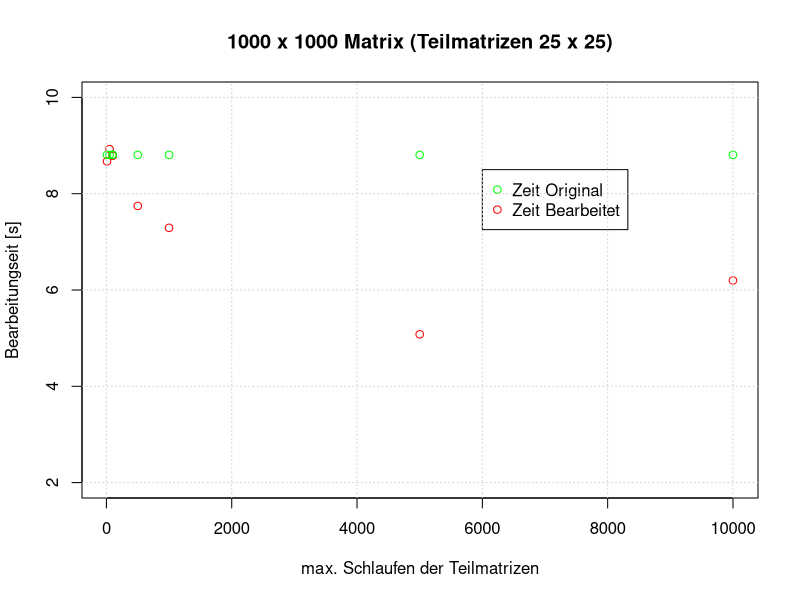
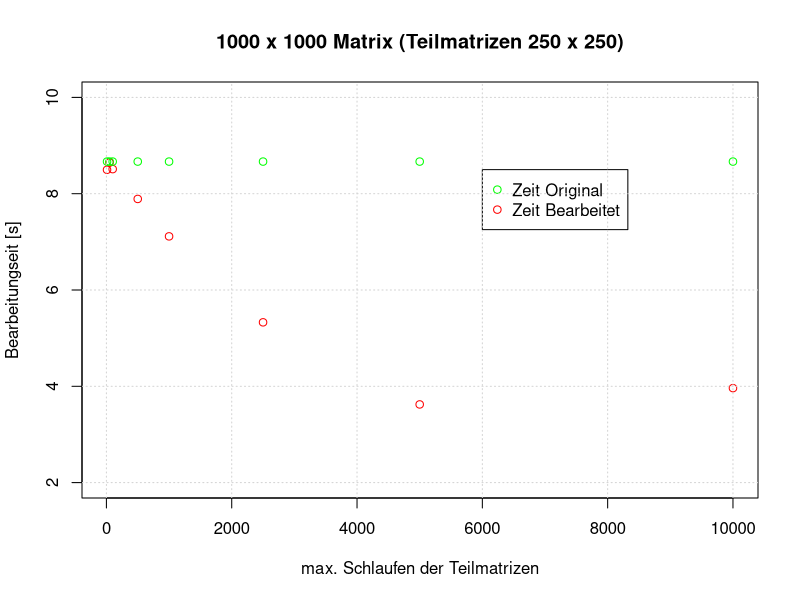

Here is the R script that generated these plots, in order:
A <- read.csv("TeilmatrixGroesse1000spec25.csv")
B <- read.csv("ZeitTeil1000spec25.csv")
C <- read.csv("ZeitOriginal1000spec25.csv")

pdf("PC1000spec25.pdf")
plot(B$b ~ A$a,  col = "red",
		xlab = "max. Schlaufen der Teilmatrizen",
		ylab = "Bearbeitungseit [s]",
		main = "1000 x 1000 Matrix (Teilmatrizen 25 x 25)",
		ylim=c(2,10))
		points(C$c ~ A$a,col="green")
		
		legend(6000 , 8.5, c("Zeit Original", "Zeit Bearbeitet"),
		col=c("green", "red"),pch = c(1,1))

grid()
graphics.off()



A <- read.csv("TeilmatrixGroesse1000spec250.csv")
B <- read.csv("ZeitTeil1000spec250.csv")
C <- read.csv("ZeitOriginal1000spec250.csv")

pdf("PC1000spec250.pdf")
plot(B$b ~ A$a,  col = "red",
		xlab = "max. Schlaufen der Teilmatrizen",
		ylab = "Bearbeitungseit [s]",
		main = "1000 x 1000 Matrix (Teilmatrizen 250 x 250)",
		ylim=c(2,10))
		points(C$c ~ A$a,col="green")
		
		legend(6000 , 8.5, c("Zeit Original", "Zeit Bearbeitet"),
		col=c("green", "red"),pch = c(1,1))

grid()
graphics.off()